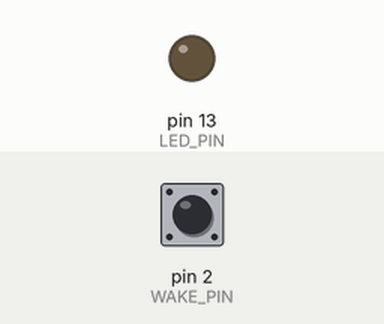
Simulated run of this sketch. Board: Arduino Uno, built with avr-gcc and run on an emulated ATmega328P. Parts: output pins drawn as LEDs (lit = HIGH). Inputs (shaded band) come from the test bench; at power-on: pin 2 (WAKE_PIN) HIGH. Sleep ends after the set time or at an interrupt.

Above: at 1.2 s.
1.3 s: pin 2 (WAKE_PIN) pulled LOW for 0.15 s
At 2.6 s:
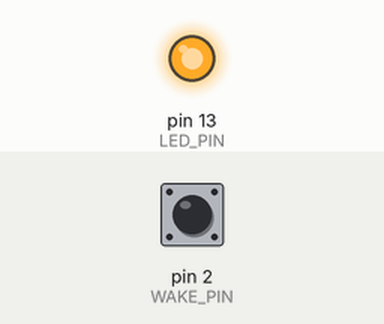
2.9 s: pin 2 (WAKE_PIN) pulled LOW for 1 s
At 5.1 s:
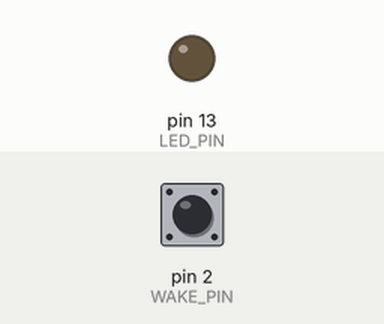
5.4 s: pin 2 (WAKE_PIN) pulled LOW for 3.2 s
At 10.0 s:
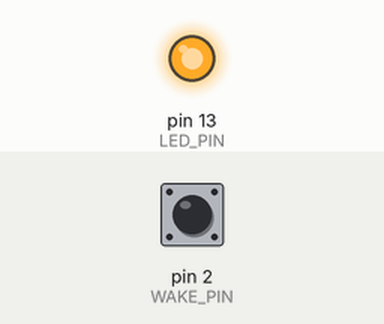
Timing chart, 0 to 11.5 s (numbered marks = the images above; inputs shaded):
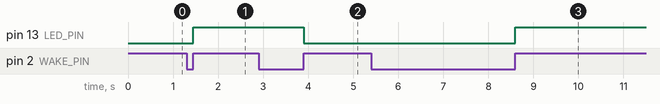

Measured:
- after the input at 1.3 s, pin 13 (LED_PIN): LOW → HIGH after 0.15 s
- after the input at 2.9 s, pin 13 (LED_PIN): HIGH → LOW after 1.0 s
- after the input at 5.4 s, pin 13 (LED_PIN): LOW → HIGH after 3.2 s

The sketch:

interrupt_driven_438.ino
```cpp
// snippet: interrupt_driven_438
// tags: avr/sleep
// boards: avr, megaavr, romi32u4
// library: avr/sleep
// description: Use attachInterrupt() on pin 2 to wake the Uno from sleep (SLEEP_MODE_PWR_DOWN)
// prompts: attachinterrupt(), sleep, (sleep_mode_pwr_down), toggle, avr/sleep, library
// verified: compile-only
// source: kd-generated (id 438)
// exact-include: avr/sleep.h

#include <avr/sleep.h>

const int WAKE_PIN = 2;
const int LED_PIN = 13;
const unsigned long SLEEP_MS = 2000;

// Flag to indicate wake-up time has passed
volatile bool wakeTimePassed = false;
unsigned long wakeTime = 0;

void setup() {
  pinMode(WAKE_PIN, INPUT_PULLUP);
  pinMode(LED_PIN, OUTPUT);
  attachInterrupt(digitalPinToInterrupt(WAKE_PIN), wakeUp, RISING);
  sleep_enable();
  sleep_mode();
}

void loop() {
  // Main loop runs after wake-up
  // Note: delay() cannot be used inside ISRs on AVR because global interrupts
  // are disabled during ISR execution, and delay() depends on timer0 overflow
  // which requires interrupts to be enabled.

  if (wakeTimePassed) {
    // Wait for the specified sleep duration before going back to sleep
    if (millis() - wakeTime >= SLEEP_MS) {
      sleep_enable();
      sleep_mode();
      wakeTimePassed = false;
    }
  }
}

void wakeUp() {
  digitalWrite(LED_PIN, !digitalRead(LED_PIN));
  sleep_disable();
  wakeTime = millis();
  wakeTimePassed = true;
  // Note: No delay() here - it would hang because interrupts are disabled in ISR
  // Instead, we use millis() in loop() to track time
}
```
